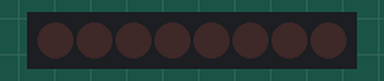
Simulated run of this sketch. Board: Arduino Uno, built with avr-gcc and run on an emulated ATmega328P. Shown: 8 shift-register outputs drawn as a row of LEDs (first output left, lit = HIGH). Wiring (inferred from the names in the program): shift register (74HC595): data pin 11; shift clock pin 13; latch pin 10. Wiring (inferred from the signals the program sends): row of LEDs: on Q0, Q1, Q2, Q3, Q4, Q5, Q6, Q7.

Above: at 0.13 s.
At 0.5 s:
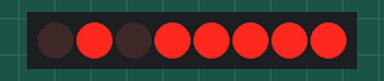
At 3.1 s:
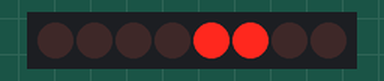
Timing chart, 0 to 4.1 s (numbered marks = the images above):
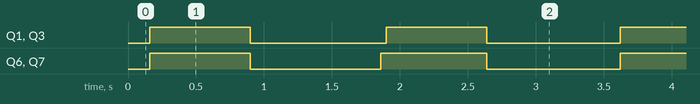

The sketch:

LCDpixel_nolib.ino
```cpp
const int latchPin = 10;
const int clockPin = 13;
const int dataPin  = 11;
void initialise(){

    pinMode(latchPin, OUTPUT);
    pinMode(clockPin, OUTPUT);
    pinMode(dataPin, OUTPUT);
    digitalWrite(latchPin, LOW);
    delayMicroseconds(80);

    writeCommand(0x30);        //Function related command. ¹¦ÄÜÉè¶¨¿ØÖÆ×Ö
    writeCommand(0x0c);        //Display related command. ÏÔÊ¾¿ª¹Ø¿ØÖÆ×Ö
    writeCommand(0x01);        //Clear related command. Çå³ýÆÁÄ»¿ØÖÆ×Ö
    writeCommand(0x06);        //Preset point instruction command. ½øÈëÉè¶¨µã¿ØÖÆ×Ö
}

void writeByte(int data){
  digitalWrite(latchPin, HIGH);
  delayMicroseconds(80);
  shiftOut(dataPin, clockPin, MSBFIRST, data);
  digitalWrite(latchPin, LOW);
}

void writeCommand(int cmd){
 int H_data,L_data;
  H_data = cmd;
  H_data &= 0xf0;           //Mask lower 4 bit data
  L_data = cmd;             //Format: xxxx0000
  L_data &= 0x0f;           //Mask higher 4 bit data
  L_data <<= 4;             //Format: xxxx0000
  writeByte(0xf8);          //RS=0, an instruction is to be written.
  writeByte(H_data);
  writeByte(L_data);
}

void writeData(int data){
 int H_data,L_data;
  H_data = data;
  H_data &= 0xf0;           //Mask lower 4 bit data
  L_data = data;            //Format: xxxx0000
  L_data &= 0x0f;           //Mask higher 4 bit data
  L_data <<= 4;             //Format: xxxx0000
  writeByte(0xfa);          //RS=1, data is to be written.
  writeByte(H_data);
  writeByte(L_data);
}

void drawFullScreen(unsigned char *p){
  int ygroup,x,y,i;
  int temp;
  int tmp;

  for(ygroup=0;ygroup<64;ygroup++){
    if(ygroup<32){
      x=0x80;
      y=ygroup+0x80;
    }else{
      x=0x88;
      y=ygroup-32+0x80;
    }
    writeCommand(0x34);
    writeCommand(y);
    writeCommand(x);
    writeCommand(0x30);
    tmp=ygroup*16;
    for(i=0;i<16;i++){
      temp=p[tmp++];
      writeData(temp);
    }
  }
  writeCommand(0x34);
  writeCommand(0x36);
}

unsigned char img_lcd[1024];
void setup(){
    initialise();
    Serial.begin(9600);
    delay(100);
}

void loop(){
    boolean const img8list[8] = {1,1,1,1,1,1,1,1};
    unsigned char value;

    for(int i=0;i<1024;i++){
        value = 0x00;
        for(int j=0;j<8;j++){
            value += img8list[j] * (1<<7-j);
        }
        img_lcd[i] = value;
    }


    int ygroup,x,y,i;
    int temp;
    int tmp;

    for(ygroup=0;ygroup<64;ygroup++){
      if(ygroup<32){
        x=0x80;
        y=ygroup+0x80;
      }else{
        x=0x88;
        y=ygroup-32+0x80;
      }
      writeCommand(0x34);
      writeCommand(y);
      writeCommand(x);
      writeCommand(0x30);
      tmp=ygroup*16;
      for(i=0;i<16;i++){
        temp=img_lcd[tmp++];
        writeData(temp);
      }
    }
    writeCommand(0x34);
    writeCommand(0x36);
    delay(1000);
}
```

Measured:
- by itself, Q1, Q3: alternates HIGH for 0.74 s and LOW for 0.98 s
- by itself, Q6, Q7: alternates HIGH for 0.76 s and LOW for 0.98 s
